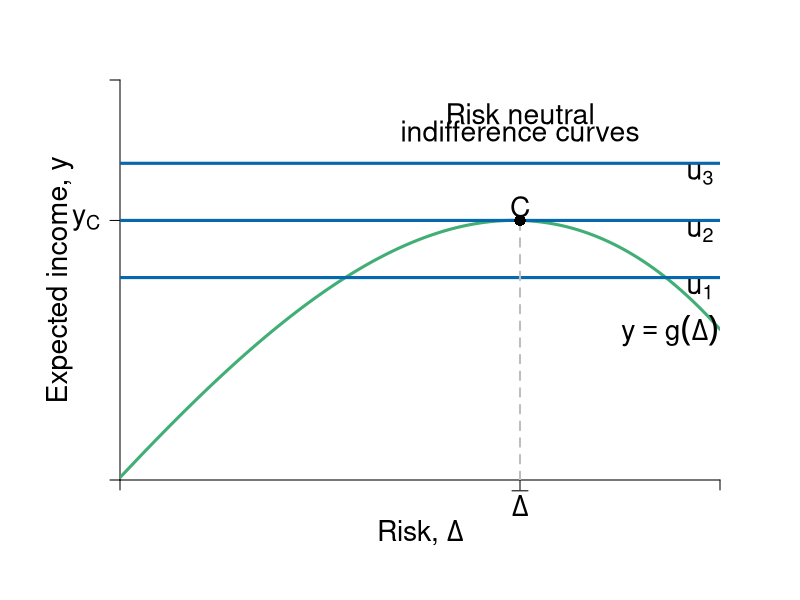

Write R code to recreate this figure.
#Graph Designer: Simon Halliday & Riley Boeth '17
#Authors: Bowles, Foley and Halliday
#Title: Coordination, Conflict and Competition: A Text in Microeconomics

library(shape)
require(shape)
pdf(file = "capitalism/risks_feasible_neutral.pdf", width = 10, height = 8)


#Set parameters for graphics
axislabelsize <- 1.7
labelsize <- 1.7
graphlinewidth <- 3
segmentlinewidth <- 2

COL <- c("#7fc97f", "#beaed4", "#fdc086", "#ffff99", "#386cb0", "#f0027f", "#bf5b17", "#666666")
COLA <- c("#e0f3db", "#99d8c9","#66c2a4","#41ae76", "#238b45", "#005824")
COLB <- c("#c6dbef", "#4eb3d3", "#2b8cbe", "#0868ac","#084081")
COLC <- c("#fcfbfd", "#efedf5", "#dadaeb", "#bcbddc", "#9e9ac8", "#807dba", "#6a51a3", "#54278f", "#3f007d")

#Edited the margins to cater for the larger LHS labels
par(mar =  c(6, 6, 4, 4))

#Indifference curves of a risk-averse homo economicus (1st graph out of the two for 4.7)

indiffA1 <- function(x, uA = 5, rmax=  .7, xmax = 15) {
  uA + (1/2)*(rmax/xmax)*(x^2)
}

#rmax*x
#indiffA <- function(x, ua=2) {
#  ua + (1/12)*(x)^2
#}

#Average wealth function 

avgwealth <- function(x){
  (1.08)*((-1/35)*(((-((.9)*x-36))^2))+36.8+((-1/10)*(x-4)+(-1/1000)*((x-3)^3)))
}

#Add limits on axes and levels of utility for each indifference curve
ylims <- c(0, 35)
xlims <- c(0, 30)

npts <- 501 
x <- seq(xlims[1], xlims[2], length.out = npts)
y <- seq(ylims[1], ylims[2], length.out = npts) 

plot(0, 0, xlim = xlims, ylim = ylims, type = "n",
     xlab = expression(paste("")),
     ylab = expression(paste("")), 
     xaxt = "n", 
     yaxt = "n", 
     bty = "n", 
     xaxs="i", 
     yaxs="i"
)

#x and y limits with plain axes without ticks/numbers to match previous graph

ticksx <- c(0, 20, xlims[2])
xlabels <- c(NA, expression(paste(bar(Delta))), NA)
ticksy <- c(0, avgwealth(20), ylims[2])
ylabels <- c(NA, expression(paste(y[C])), NA)



axis(1,at = ticksx,  pos = 0, labels = xlabels, cex.axis = axislabelsize)
axis(2,at = ticksy,  pos = 0, labels = ylabels, las = 1, cex.axis = axislabelsize)

npts <- 500 
xx1 <- seq(xlims[1], xlims[2], length.out = npts)
xx2 <- seq(0, xlims[2], length.out = npts)
xx3 <- seq(xlims[1], 0, length.out = npts)
xx4 <- seq(-11, 0, length.out = npts)


# lines(xx1, indiffA1(xx1, uA= 8.3), col = COLB[4], lwd = graphlinewidth)
# lines(xx1, indiffA1(xx1, uA = 16), col = COLB[4], lwd = graphlinewidth)
# lines(xx1, indiffA1(xx1, uA = 23.7), col = COLB[4], lwd = graphlinewidth)
lines(xx1, avgwealth(xx1), col = COLA[4], lwd = graphlinewidth)


#Axis labels and draw linear utility function
mtext(expression(paste("Risk, ", Delta)), side = 1, line = 2.5, cex = axislabelsize)
text(-3, 0.5*ylims[2], expression(paste("Expected income, ", y)), xpd = TRUE, cex = axislabelsize, srt = 90) 


text(29-1.5, avgwealth(29)-2, expression(paste(y == g(Delta))), xpd = TRUE, cex = labelsize)

#Label various points on line

segments(0, avgwealth(x = 20), xlims[2], avgwealth(x = 20), lty = 1, col = COLB[4], lwd = graphlinewidth)
segments(0, avgwealth(x = 20) - 5, xlims[2], avgwealth(x = 20) - 5, lty = 1, col = COLB[4], lwd = graphlinewidth)
segments(0, avgwealth(x = 20) + 5, xlims[2], avgwealth(x = 20) + 5, lty = 1, col = COLB[4], lwd = graphlinewidth)

#points(25, avgwealth(25), pch = 16, col = "black", cex = 1.5)
# 
# text(23.63, avgwealth(23.63)+1.1, expression(paste("c")), cex = labelsize)
# points(23.63, avgwealth(23.63), pch = 16, col = "black", cex = 1.5)
# 
text(20, avgwealth(20)+1.2, expression(paste(C)), cex = labelsize)
segments(20, 0, 20, avgwealth(20), lty = 2, col = "gray", lwd = segmentlinewidth)
points(20, avgwealth(20), pch = 16, col = "black", cex = 1.5)
# 

#label the three indifference curves
text(29, avgwealth(20) +4, expression(paste(u[3])), xpd = TRUE, cex = labelsize)
text(29, avgwealth(20) - 1, expression(paste(u[2])),  xpd = TRUE, cex = labelsize)
text(29, avgwealth(20) - 6, expression(paste(u[1])),  xpd = TRUE, cex = labelsize)

#text(17, 38.5, expression(paste("Inequality Averse")), xpd = TRUE, cex = labelsize)
text(20, 32, expression(paste("Risk neutral")), xpd = TRUE, cex = labelsize)
text(20, 30.5, expression(paste("indifference curves")), xpd = TRUE, cex = labelsize)



dev.off()
